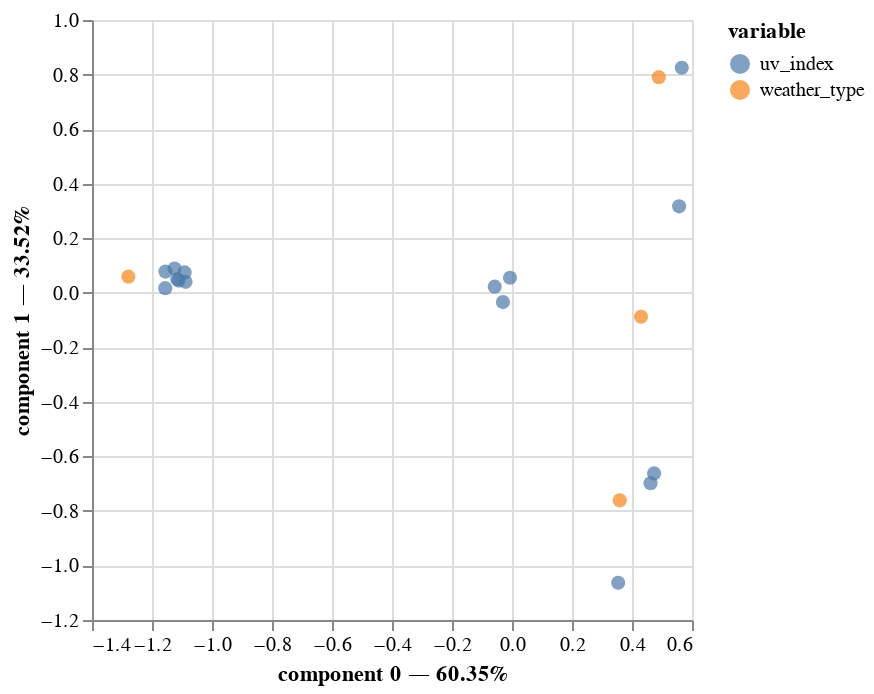

The code cell stored with this chart in its notebook:
### Code cell
ca.plot(
    contingency_table,
    x_component=0,
    y_component=1,
    show_row_markers=True,
    show_column_markers=True,
    show_row_labels=False,
    show_column_labels=False
)

### Figure 1 — Vega-Lite specification as saved in the notebook (floating-point values rounded to 4 significant figures)
{"config": {"view": {"continuousWidth": 300, "continuousHeight": 300}}, "layer": [{"data": {"name": "data-62cfcbe945d0826c964dd941ded97852"}, "mark": {"type": "circle", "size": 50}, "encoding": {"color": {"field": "variable", "type": "nominal"}, "tooltip": [{"field": "variable", "type": "nominal"}, {"field": "value", "type": "nominal"}, {"field": "component 0", "type": "quantitative"}, {"field": "component 1", "type": "quantitative"}], "x": {"axis": {"title": "component 0 — 60.35%"}, "field": "component 0", "scale": {"zero": false}, "type": "quantitative"}, "y": {"axis": {"title": "component 1 — 33.52%"}, "field": "component 1", "scale": {"zero": false}, "type": "quantitative"}}, "name": "view_1"}, {"data": {"name": "data-568f409c2e9089fc47b6dbc7a66bde26"}, "mark": {"type": "circle", "size": 50}, "encoding": {"color": {"field": "variable", "type": "nominal"}, "tooltip": [{"field": "variable", "type": "nominal"}, {"field": "value", "type": "nominal"}, {"field": "component 0", "type": "quantitative"}, {"field": "component 1", "type": "quantitative"}], "x": {"axis": {"title": "component 0 — 60.35%"}, "field": "component 0", "scale": {"zero": false}, "type": "quantitative"}, "y": {"axis": {"title": "component 1 — 33.52%"}, "field": "component 1", "scale": {"zero": false}, "type": "quantitative"}}}], "params": [{"name": "param_1", "select": {"type": "interval", "encodings": ["x", "y"]}, "bind": "scales", "views": ["view_1"]}], "$schema": "https://vega.github.io/schema/vega-lite/v5.20.1.json", "datasets": {"data-62cfcbe945d0826c964dd941ded97852": [{"component 0": 0.566, "component 1": 0.8251, "variable": "uv_index", "value": "0", "label": 0}, {"component 0": 0.557, "component 1": 0.3169, "variable": "uv_index", "value": "1", "label": 1}, {"component 0": 0.4617, "component 1": -0.6987, "variable": "uv_index", "value": "2", "label": 2}, {"component 0": 0.4737, "component 1": -0.6625, "variable": "uv_index", "value": "3", "label": 3}, {"component 0": 0.354, "component 1": -1.063, "variable": "uv_index", "value": "4", "label": 4}, {"component 0": -1.155, "component 1": 0.0775, "variable": "uv_index", "value": "5", "label": 5}, {"component 0": -1.088, "component 1": 0.03988, "variable": "uv_index", "value": "6", "label": 6}, {"component 0": -1.125, "component 1": 0.0886, "variable": "uv_index", "value": "7", "label": 7}, {"component 0": -1.091, "component 1": 0.07443, "variable": "uv_index", "value": "8", "label": 8}, {"component 0": -1.156, "component 1": 0.01673, "variable": "uv_index", "value": "9", "label": 9}, {"component 0": -1.111, "component 1": 0.04446, "variable": "uv_index", "value": "10", "label": 10}, {"component 0": -1.116, "component 1": 0.05001, "variable": "uv_index", "value": "11", "label": 11}, {"component 0": -0.05759, "component 1": 0.0222, "variable": "uv_index", "value": "12", "label": 12}, {"component 0": -0.006776, "component 1": 0.0551, "variable": "uv_index", "value": "13", "label": 13}, {"component 0": -0.03013, "component 1": -0.03438, "variable": "uv_index", "value": "14", "label": 14}], "data-568f409c2e9089fc47b6dbc7a66bde26": [{"component 0": 0.3592, "component 1": -0.7613, "variable": "weather_type", "value": "0", "label": 0}, {"component 0": 0.4301, "component 1": -0.08808, "variable": "weather_type", "value": "1", "label": 1}, {"component 0": 0.4893, "component 1": 0.7904, "variable": "weather_type", "value": "2", "label": 2}, {"component 0": -1.279, "component 1": 0.05895, "variable": "weather_type", "value": "3", "label": 3}]}}
